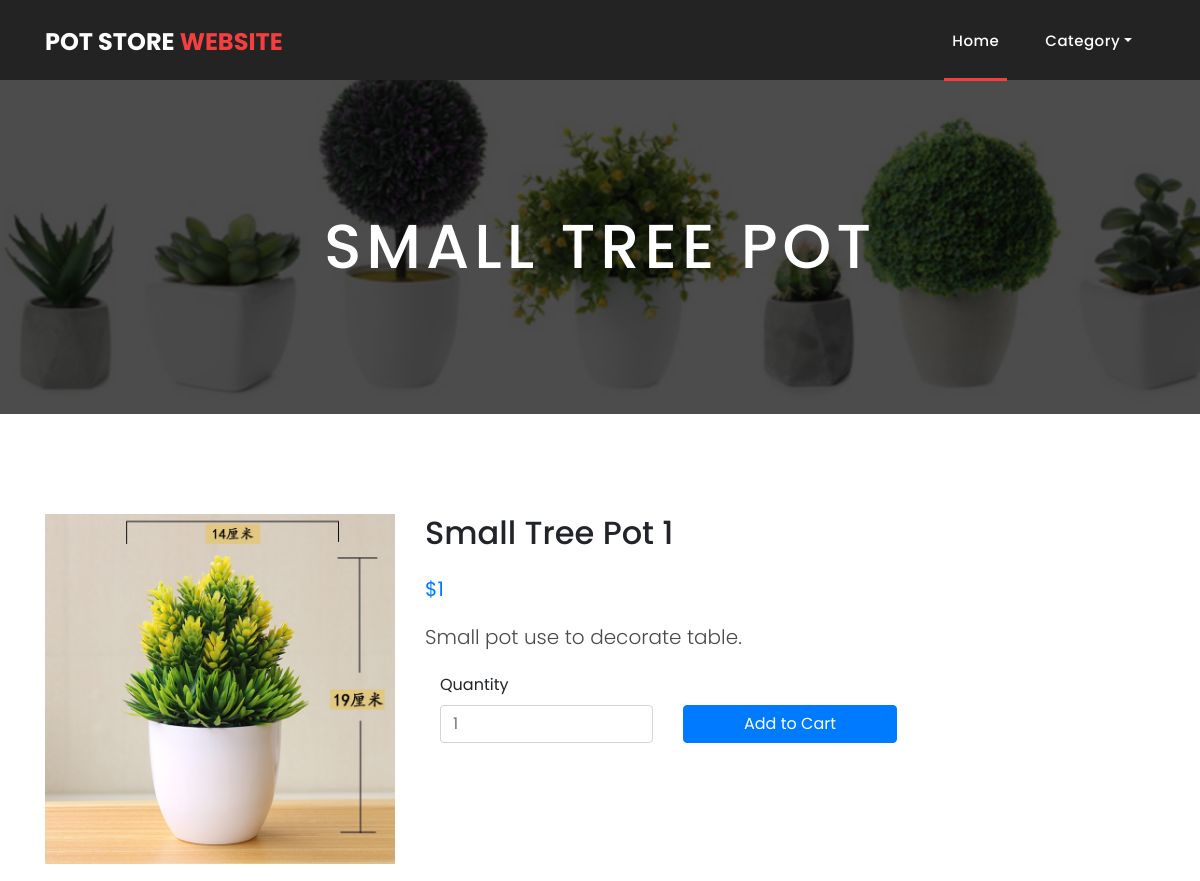
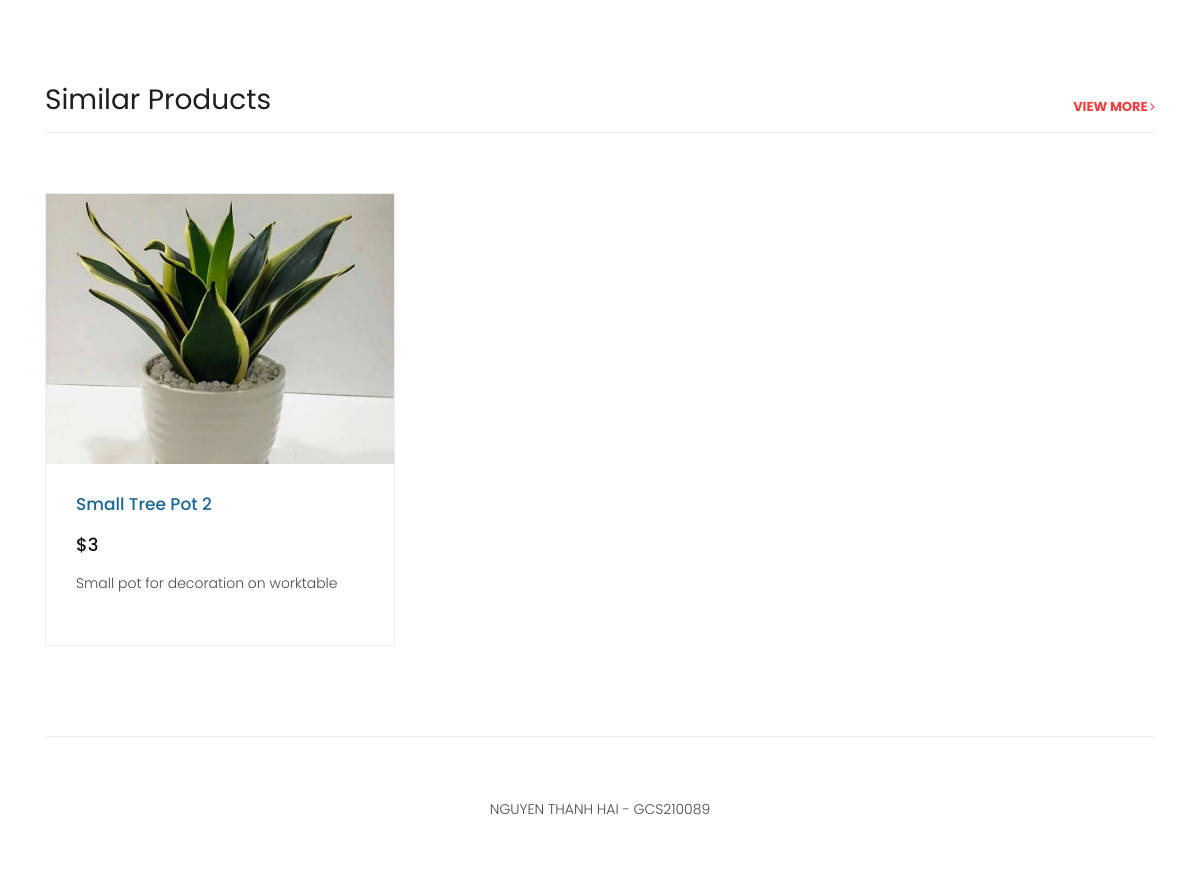
/User/product-details.php?id=1, run on the app's committed database (2 pictures, top to bottom).
### tables this page shows
CREATE TABLE `product` (
  `prid` int(11) NOT NULL,
  `prname` text NOT NULL,
  `cateid` int(11) NOT NULL,
  `summary` text NOT NULL,
  `price` int(11) NOT NULL,
  `quantity` int(11) NOT NULL,
  `Description` longtext NOT NULL,
  `photo_name` longtext NOT NULL,
  PRIMARY KEY (`prid`),
  KEY `cateid` (`cateid`),
  CONSTRAINT `product_ibfk_1` FOREIGN KEY (`cateid`) REFERENCES `category` (`CatID`)
);

### User/product-details.php (the view, shortened to what this page needs)
<!DOCTYPE html>
<html lang="en">
  <head>
    <link href="../Admin/vendor/bootstrap/css/bootstrap.min.css" rel="stylesheet">
    <link rel="stylesheet" href="../Admin/assets/css/fontawesome.css">
    <link rel="stylesheet" href="../Admin/assets/css/style.css">
    <link rel="stylesheet" href="../Admin/assets/css/owl.css">
  </head>
  <body>
<header class="">
      <nav class="navbar navbar-expand-lg">
        <div class="container">
          <a class="navbar-brand" href="index.php"><h2> pot Store <em>Website</em></h2></a>
          <div class="collapse navbar-collapse" id="navbarResponsive">
            <ul class="navbar-nav ml-auto">
                <li class="nav-item active">
                    <a class="nav-link" href="index.php">Home
                    </a>
                </li>
                <li class="nav-item dropdown">
                    <a class="nav-link dropdown-toggle" data-toggle="dropdown" href="#" role="button" aria-haspopup="true" aria-expanded="false">Category</a>
						<a><?php
					$conn=connectDB();
				?>
				</li>
            </ul>
          </div>
        </div>
      </nav>
    </header>
    <div class="page-heading about-heading header-text" style="background-image: url(../Admin/assets/images/heading-6-1920x500.jpg);">
      <div class="container">
        <div class="row">
          <div class="col-md-12">
            <div class="text-content">
              <h2><?php $getID = $_GET['id'];  $querytemp = "select CatName, cateid from product left join category on CatID=cateid where $getID=prid";
			$result = $conn->query($querytemp); $row = mysqli_fetch_assoc($result); echo $row['CatName'];  $cateid = $row['cateid'];
			$query = "select prname, summary, price, photo_name, cateid, Description from product where prid=$getID";
	  		$result = $conn->query($query);$row = mysqli_fetch_assoc($result);?></h2>
            </div>
          </div>
        </div>
      </div>
    </div>
    <div class="products">
      <div class="container">
        <div class="row">
          <div class="col-md-4 col-xs-12">
            <div>
              <img src="../Admin/assets/images/<?php echo $row['photo_name']?>" alt="" class="img-fluid wc-image">
            </div>
          </div>
          <div class="col-md-8 col-xs-12">
            <form action="#" method="post" class="form">
              <h2><?php echo $row['prname']?></h2>
              <br>
              <p class="lead">
                <strong class="text-primary">$<?php echo $row['price']?></strong>
              </p>
              <br>
              <p class="lead">
                <?php echo $row['Description']?>
              </p>
              <br>
                <div class="col-sm-8">
                  <label class="control-label">Quantity</label>
                  <div class="row">
                    <div class="col-sm-6">
                      <div class="form-group">
                        <input type="text" class="form-control" placeholder="1">
                      </div>
                    </div>
                    <div class="col-sm-6">
                      <a href="#" class="btn btn-primary btn-block">Add to Cart</a>
                    </div>
                  </div>
                </div>
              </div>
          </div>
        </div>
      </div>
    <div class="latest-products">
      <div class="container">
        <div class="row">
          <div class="col-md-12">
            <div class="section-heading">
              <h2>Similar Products</h2>
              <a href="category.php?id=<?php echo $row['cateid']; ?>">view more <i class="fa fa-angle-right"></i></a>
            </div>
          </div>
	<?php 	$query = "select prid, prname, summary, price, photo_name  from product where cateid=$cateid and prid != $getID";
	  		$result = $conn->query($query);
			while ($row = mysqli_fetch_assoc($result)){
	  ?>
          <div class="col-md-4">
            <div class="product-item">
              <a> <img width = "370px" height = "270px" src ="../Admin/assets/images/<?php echo $row['photo_name']?>"style="object-fit: cover;" /></a>
              <div class="down-content">
                <a href="product-details.php?id=<?php echo $row['prid']?>"><h4><?php echo $row['prname']?></h4></a>
                <h6> $<?php echo $row['price']?></h6>
                <p><?php echo $row['summary']?></p>
              </div>
            </div>
          </div>
<?php }?>
          </div>
        </div>
      </div>
    <footer>
      <div class="container">
        <div class="row">
          <div class="col-md-12">
            <div class="inner-content">
              <p>Nguyen Thanh Hai - GCS210089</a></p>
            </div>
          </div>
        </div>
      </div>
    </footer>
  </body>
</html>

### Admin/assets/css/style.css (style rules this page uses)
body { font-family: 'Poppins', sans-serif; overflow-x: hidden; text-rendering: optimizeLegibility; -webkit-font-smoothing: antialiased; -moz-osx-font-smoothing: grayscale; }
p { margin-bottom: 0px; font-size: 14px; font-weight: 300; color: #4a4a4a; line-height: 24px; }
a { text-decoration: none!important; }
ul { padding: 0; margin: 0; list-style: none; }
h1,h2,h3,h4,h5,h6 { margin: 0px; }
.section-heading { text-align: left; margin-bottom: 60px; border-bottom: 1px solid #eee; }
.section-heading h2 { font-size: 28px; font-weight: 400; color: #1e1e1e; margin-bottom: 15px; }
.page-heading { padding: 210px 0px 130px 0px; text-align: center; background-position: center center; background-repeat: no-repeat; background-size: cover; }
.page-heading .text-content h2 { color: #fff; font-size: 62px; text-transform: uppercase; letter-spacing: 5px; }
header { position: absolute; z-index: 99999; width: 100%; height: 80px; background-color: #232323; -webkit-transition: all 0.3s ease-in-out 0s; -moz-transition: all 0.3s ease-in-out 0s; -o-transition: all 0.3s ease-in-out 0s; transition: all 0.3s ease-in-out 0s; }
header .navbar { padding: 17px 0px; }
.navbar .navbar-brand { float: left; margin-top: -12px; outline: none; }
.navbar .navbar-brand h2 { color: #fff; text-transform: uppercase; font-size: 24px; font-weight: 700; -webkit-transition: all .3s ease 0s; -moz-transition: all .3s ease 0s; -o-transition: all .3s ease 0s; transition: all .3s ease 0s; }
.navbar .navbar-brand h2 em { font-style: normal; color: #f33f3f; }
#navbarResponsive { z-index: 999; }
.navbar-collapse { text-align: center; }
.navbar .navbar-nav .nav-item { margin: 0px 15px; }
.navbar .navbar-nav a.nav-link { text-transform: capitalize; font-size: 15px; font-weight: 500; letter-spacing: 0.5px; color: #fff; transition: all 0.5s; margin-top: 5px; }
.navbar .navbar-nav .nav-link:hover, .navbar .navbar-nav .active>.nav-link, .navbar .navbar-nav .nav-link.active, .navbar .navbar-nav .nav-link.show, .navbar .navbar-nav .show>.nav-link { color: #fff; padding-bottom: 25px; border-bottom: 3px solid #f33f3f; }
.latest-products { margin-top: 100px; }
.section-heading a { float: right; margin-top: -35px; text-transform: uppercase; font-size: 13px; font-weight: 700; color: #f33f3f; }
.product-item { border: 1px solid #eee; margin-bottom: 30px; }
.product-item .down-content { padding: 30px; position: relative; }
.product-item img { width: 100%; overflow: hidden; }
.product-item .down-content h4 { font-size: 17px; color: #1a6692; margin-bottom: 20px; }
.product-item .down-content h6 { font-size: 18px; margin-bottom: 15px; color: #121212; }
.product-item .down-content p { margin-bottom: 20px; }
footer { text-align: center; }
footer .inner-content { border-top: 1px solid #eee; margin-top: 60px; padding: 60px 0px; }
footer .inner-content p { text-transform: uppercase; }
.products { margin-top: 100px; }
.page-heading { position:relative; }
.page-heading:before { content:''; position:absolute; top:0; left:0; bottom:0; right:0; background-color:rgba(0,0,0,.7); }
.page-heading .container { position:relative; z-index: 2; }

### data on the page
product: photo_name (picture), prname "Small Tree Pot 1", price "1", Description "Small pot use to decorate table."
product: photo_name (picture), prname "Small Tree Pot 2", price "3", summary "Small pot for decoration on worktable"

### other printed values
$row['CatName'] "SMALL TREE POT"
